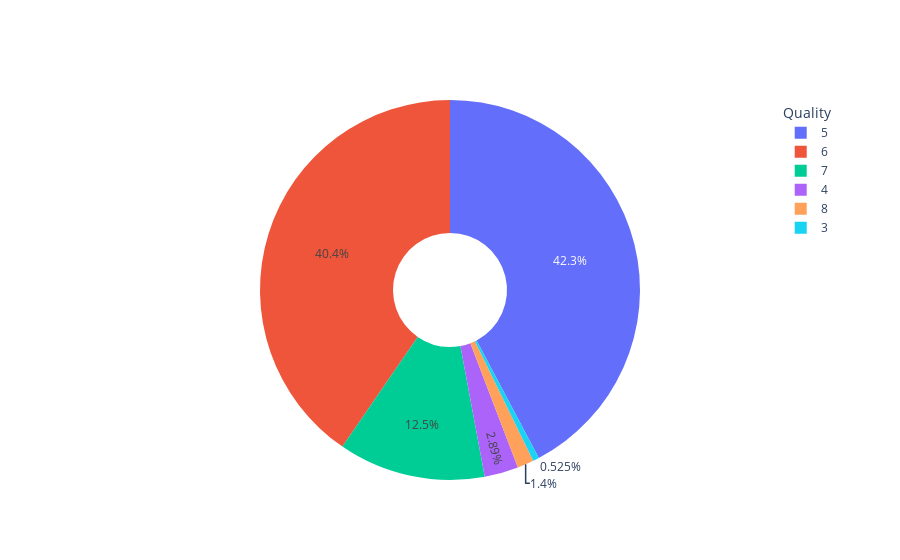

This figure's notebook cell:
### Markdown cell above
### Quantitative distribution: 

Let's look at the quantitative distribution of the target variable

### Code cell
import plotly.graph_objects as go
fig = go.Figure(data=[go.Pie(labels=train['quality'].value_counts().index, values=train['quality'].value_counts(), hole=.3)])
fig.update_layout(legend_title_text='Quality')
fig.show()

### Figure 1 — Plotly figure (JSON) as saved in the notebook; plotly's stock layout.template omitted (floating-point values rounded to 4 significant figures)
{"data": [{"hole": 0.3, "labels": [5, 6, 7, 4, 8, 3], "type": "pie", "values": [483, 462, 143, 33, 16, 6]}], "layout": {"legend": {"title": {"text": "Quality"}}}}
